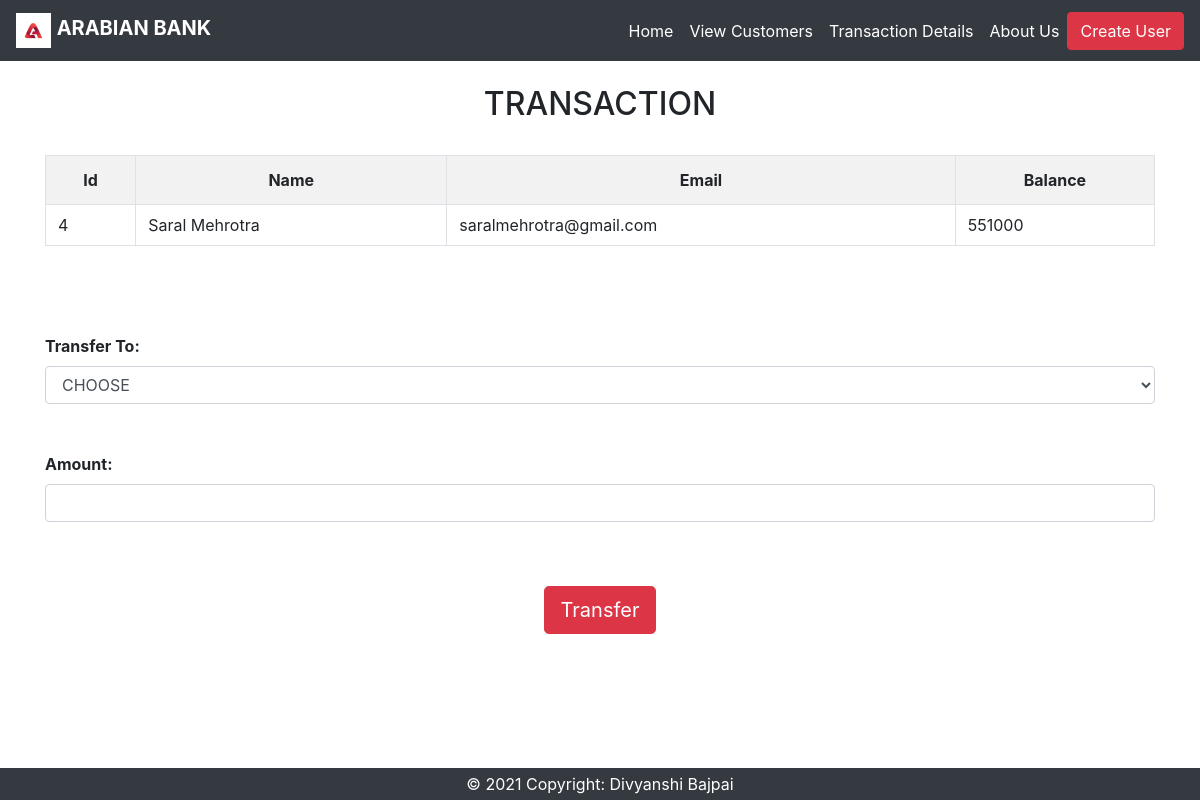
The app's page /selecteduserdetail.php?id=4 with its own data.
### tables this page shows
CREATE TABLE `users` (
  `id` int(3) NOT NULL,
  `name` text NOT NULL,
  `email` varchar(30) NOT NULL,
  `balance` int(8) NOT NULL
);

### selecteduserdetail.php (the view, shortened to what this page needs)
<!DOCTYPE html>
<html lang="en">
<head>
    <link rel="stylesheet" href="https://maxcdn.bootstrapcdn.com/bootstrap/4.0.0/css/bootstrap.min.css">
    <!DOCTYPE html>
    <html lang="en">
    <head>
    </head>
<body>
<?php
include 'navbar.php';
?>
<div class="container">
<h2 class="text-center pt-4">TRANSACTION</h2>
<?php
include 'config.php';
$sid=$_GET['id'];
$sql = "SELECT * FROM users where id=$sid";
$result=mysqli_query($conn,$sql);
$rows=mysqli_fetch_assoc($result);
?>
<form method="post" name="tcredit" class="tabletext" ><br>
<div>
<table class="table table-striped table-condensed table-bordered">
<tr>
<th class="text-center">Id</th>
<th class="text-center">Name</th>
<th class="text-center">Email</th>
<th class="text-center">Balance</th>
</tr>
<tr>
<td class="py-2"><?php echo $rows['id'] ?></td>
<td class="py-2"><?php echo $rows['name'] ?></td>
<td class="py-2"><?php echo $rows['email'] ?></td>
<td class="py-2"><?php echo $rows['balance'] ?></td>
</tr>
</table>
</div>
<br><br> <br>
<label for=""><b>Transfer To: </b></label>
<select name="to" class="form-control" required>
<option value="" disabled selected>CHOOSE</option>
</select>
<br>
<br>
<label for=""><b>Amount:</b></label>
<input type="number" class="form-control" name="amount" required>
<br><br>
<div class="text-center">
<button class="btn mt-3 btn-danger btn-lg" name="submit" type="submit" id="myBtn">Transfer</button>
</div>
</form>
</div>
<footer class="page-footer font-small blue" style="position:absolute;bottom:0;width:100vw;">
<div class="footer-copyright text-center py-1 bg-dark text-white">© 2021 Copyright:
  Divyanshi Bajpai
</div>
</footer>
</body>
</html>

### records on screen
users: id "4", name "Saral Mehrotra", email "saralmehrotra@gmail.com", balance "551000"
